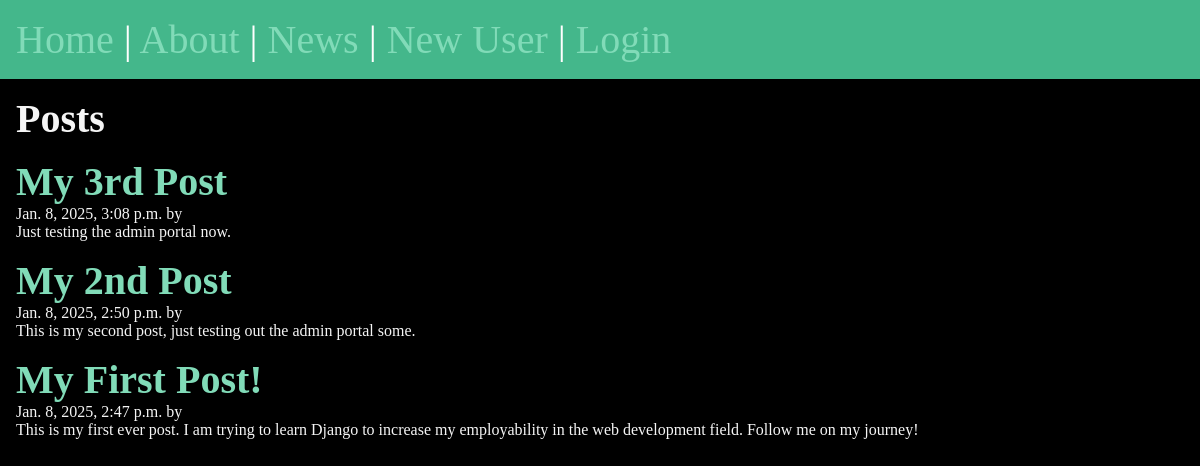
/posts/, run on an earlier commit of the app's database.
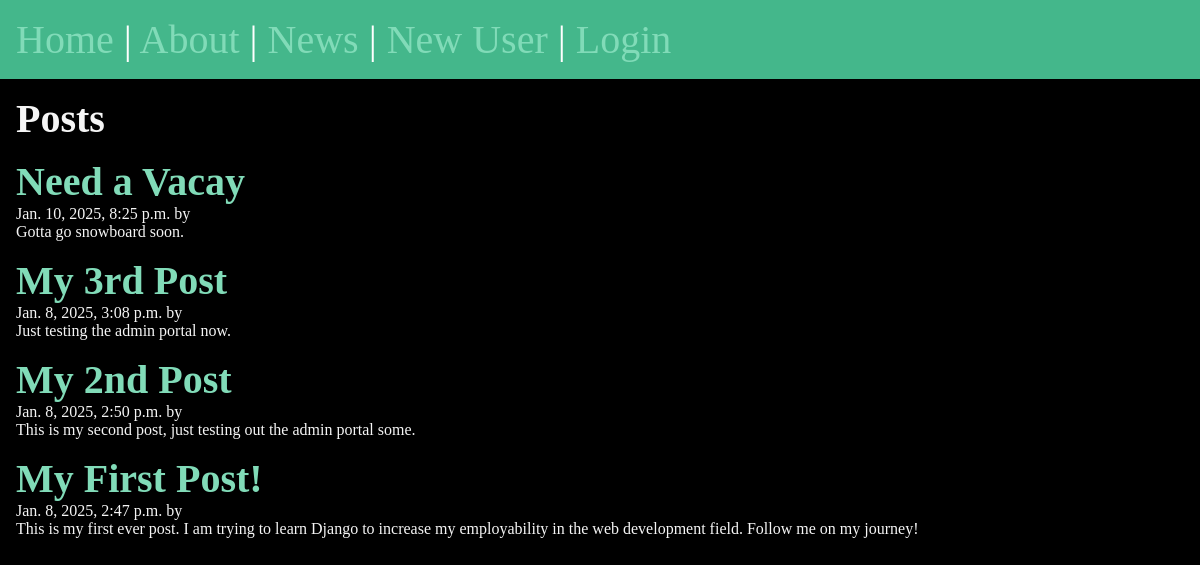
And on a later commit of the database.
### posts/models.py (models this page shows, shortened)
class Post(models.Model):
    title = models.CharField(max_length=75)
    body = models.TextField() # relates to a text area form input
    slug = models.SlugField()
    date = models.DateTimeField(auto_now_add=True) # date timestamp anytime post is added
    banner = models.ImageField(default='fallback.png', blank=True)
    author = models.ForeignKey(User, on_delete=models.CASCADE, default=None)

### posts/views.py (the view)
# urls.py: path('', views.posts_list, name="list"), # Posts
def posts_list(request):
    posts = Post.objects.all().order_by('-date') # chron order
    return render(request, 'posts/posts_list.html', { 'posts': posts }) # link that shit

### posts/templates/posts/posts_list.html (shortened to what this page needs)
{% extends 'layout.html' %}
{% block content %}
    <section>
    <h1>Posts</h1>
    {% for post in posts %}
        <article class="post">
            <h2>
                <a href="{% url 'posts:page' slug=post.slug %}">
                    {{ post.title }}
                </a>
            </h2>
            <p>{{ post.date }} by {{ post.author }}</p>
            <p>{{ post.body }}</p>
        </article>
    {% endfor %}
    </section>
{% endblock %}

### templates/layout.html (shortened to what this page needs)
<!DOCTYPE html>
{% load static %}
<html lang="en">
<head>
    <link rel="stylesheet" href="{% static 'css/style.css' %}">
</head>
<body>
    <nav>
        <a href='/' title="Home">Home</a> |
        <a href='/about' title="About">About</a> |
        <a href='{% url "posts:list" %}'>News</a> |
        {% if user.is_authenticated %}
            <a href='{% url "posts:new-post" %}'>New Post</a> |
            <form class="logout" action="{% url 'users:logout' %}" method="post">
                {% csrf_token %}
                <button class="logout-button" title="User Logout">Logout</button>
            </form>
        {% else %}
            <a href='{% url "users:register" %}'>New User</a> |
            <a href='{% url "users:login" %}'>Login</a>
        {% endif %}
    </nav>
    <main>
        {% block content %}
        {% endblock %}
    </main>
</body>
</html>

### static/css/style.css (style rules this page uses)
* { margin: 0; padding: 0; box-sizing: border-box; }
body { min-height: 100vh; background-color: black; color: whitesmoke; font-size: 3rem; }
nav { padding: 1rem; background-color: #44B78B; color: white; font-size: 2.5rem; }
main { padding: 1rem; }
section { display: flex; flex-flow: column; gap: 1rem; }
h1, h2 { font-size: 2.5rem; }
p { font-size: 1rem; }
a { text-decoration: none; color: #81dbb8; }

What changed in the data, as far as the page shows it:
added Post: title "Need a Vacay", date "Jan. 10, 2025, 8:25 p.m.", body "Gotta go snowboard soon."
